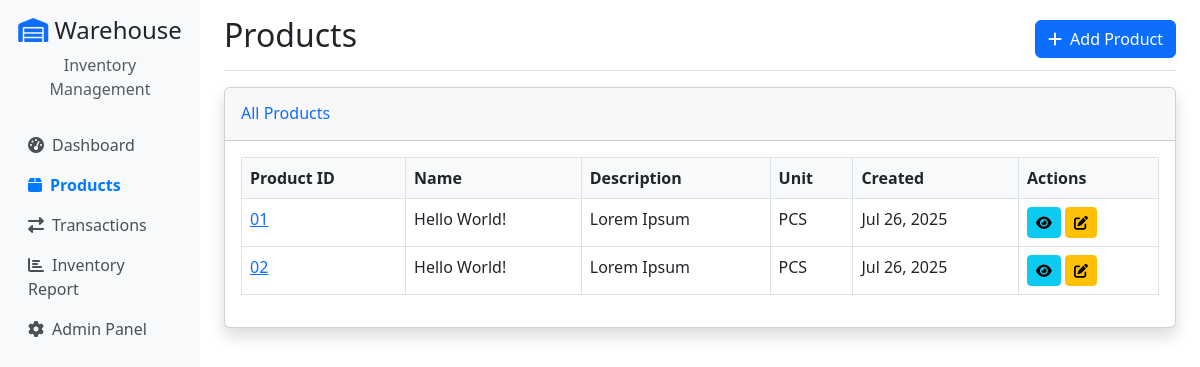
Screenshot of /inventory/products/ with the database file from the repository.
### inventory/models.py (models this page shows, shortened)
class Product(models.Model):
    product_id = models.CharField(max_length=50, unique=True, primary_key=True)
    name = models.CharField(max_length=200)
    description = models.TextField(blank=True, null=True)
    unit = models.CharField(max_length=20, default='PCS')  # Pieces, KG, etc.
    created_at = models.DateTimeField(auto_now_add=True)
    updated_at = models.DateTimeField(auto_now=True)
    class Meta:
        db_table = 'prodmast'
        verbose_name = 'Product'
        verbose_name_plural = 'Products'

### inventory/views.py (the view)
# urls.py: path('products/', views.product_list, name='product_list'),
def product_list(request):
    products = Product.objects.all().order_by('product_id')
    paginator = Paginator(products, 20)
    page_number = request.GET.get('page')
    page_obj = paginator.get_page(page_number)
    return render(request, 'inventory/product_list.html', {'page_obj': page_obj})

### inventory/templates/inventory/product_list.html (shortened to what this page needs)
{% extends 'inventory/base.html' %}
{% block page_title %}Products{% endblock %}
{% block page_actions %}
<a href="{% url 'inventory:add_product' %}" class="btn btn-primary">
    <i class="fas fa-plus me-2"></i>Add Product
</a>
{% endblock %}
{% block content %}
<div class="card shadow mb-4">
    <div class="card-header py-3">
        <h6 class="m-0 font-weight-bold text-primary">All Products</h6>
    </div>
    <div class="card-body">
        {% if page_obj %}
            <div class="table-responsive">
                <table class="table table-bordered" width="100%" cellspacing="0">
                    <thead>
                        <tr>
                            <th>Product ID</th>
                            <th>Name</th>
                            <th>Description</th>
                            <th>Unit</th>
                            <th>Created</th>
                            <th>Actions</th>
                        </tr>
                    </thead>
                    <tbody>
                        {% for product in page_obj %}
                        <tr>
                            <td>
                                <a href="{% url 'inventory:product_detail' product.product_id %}">
                                    {{ product.product_id }}
                                </a>
                            </td>
                            <td>{{ product.name }}</td>
                            <td>
                                {% if product.description %}
                                    {{ product.description|truncatewords:10 }}
                                {% else %}
                                    <span class="text-muted">No description</span>
                                {% endif %}
                            </td>
                            <td>{{ product.unit }}</td>
                            <td>{{ product.created_at|date:"M d, Y" }}</td>
                            <td>
                                <a href="{% url 'inventory:product_detail' product.product_id %}" class="btn btn-sm btn-info">
                                    <i class="fas fa-eye"></i>
                                </a>
                                <a href="{% url 'inventory:edit_product' product.product_id %}" class="btn btn-sm btn-warning">
                                    <i class="fas fa-edit"></i>
                                </a>
                            </td>
                        </tr>
                        {% endfor %}
                    </tbody>
                </table>
            </div>
        {% endif %}
    </div>
</div>
{% endblock %}

### inventory/templates/inventory/base.html (style rules this page uses)
.card { box-shadow: 0 0.125rem 0.25rem rgba(0, 0, 0, 0.075); }
.table th { background-color: #f8f9fa; }

### rows the page displays
Product: product_id "01", name "Hello World!", description "Lorem Ipsum", unit "PCS", created_at "Jul 26, 2025"
Product: product_id "02", name "Hello World!", description "Lorem Ipsum", unit "PCS", created_at "Jul 26, 2025"
